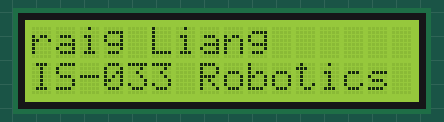
This sketch was run on a simulated Arduino Uno, built with avr-gcc and run on an emulated ATmega328P. Parts: 16×2 character LCD.

Above: at 0.1 s.
At 4.1 s:
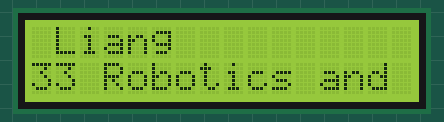
At 9.1 s:
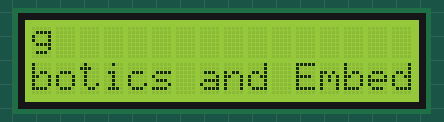
At 19.1 s:
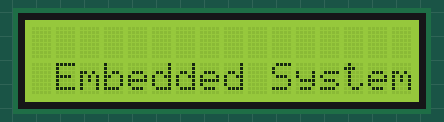
At 28.1 s:
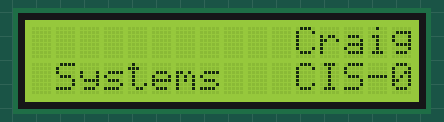
At 38.1 s:
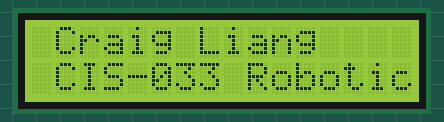

Measured:
- what the display in image 1 shows lasts 1.0 s, from 4.1 s to 5.1 s

The sketch:

sketch_feb16ascrollingnameandclass.ino
```cpp
//kpin = ground
//apin = positive
//d7=12
//d6=11
//d5=10
//d4=9
//epin=8
//rw=ground
//rs=7
//vo=middle of potentiometer
//potleft = positive
//potright = ground
//vdd=positive
//vss=negative
//5volt = positive rail
// include the library code:
#include <LiquidCrystal.h>

// initialize the library by associating any needed LCD interface pin
// with the arduino pin number it is connected to
const int rs = 7, en = 8, d4 = 9, d5 = 10, d6 = 11, d7 = 12;
const int scrollSpeed = 1000;
LiquidCrystal lcd(rs, en, d4, d5, d6, d7);

void setup() {
  // set up the LCD's number of columns and rows:
  lcd.begin(16, 2);
  // Print a message to the LCD.
  lcd.print("Craig Liang");
  lcd.setCursor(0,1);
  lcd.print("CIS-033 Robotics and Embedded Systems");
}

void loop() {
  lcd.scrollDisplayLeft();
  delay(scrollSpeed);
}
```
